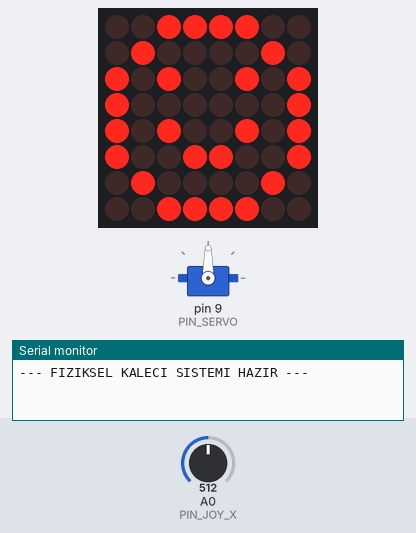
Bench run of a sketch on a simulated Arduino Uno, built with avr-gcc and run on an emulated ATmega328P. Shown: servo, 8×8 LED matrix, the last lines printed to the serial monitor. The inputs (shaded band) are chosen by the test bench; at power-on: A0 (PIN_JOY_X) = 512.

Above: at 1.2 s.
1.3 s: A0 (PIN_JOY_X) set to 677
At 2.5 s:
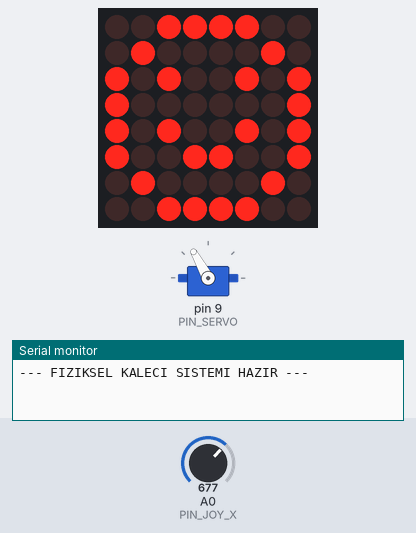
2.8 s: A0 (PIN_JOY_X) set to 706
At 3.2 s:
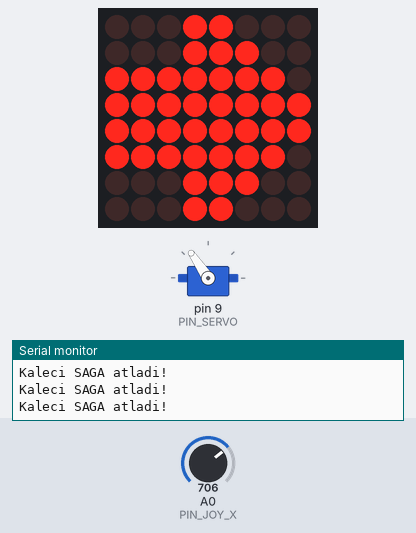
4.3 s: A0 (PIN_JOY_X) set to 306
At 5.5 s:
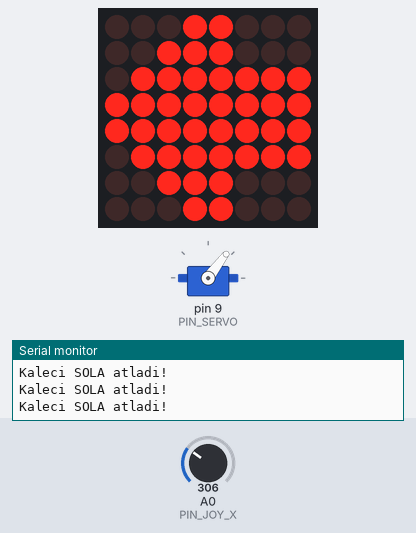
5.8 s: A0 (PIN_JOY_X) set to 122
At 7.0 s:
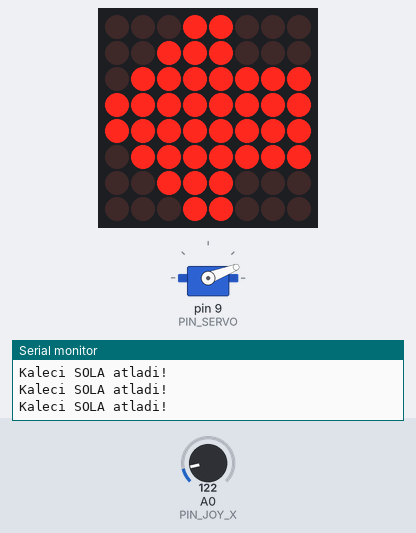
7.3 s: A0 (PIN_JOY_X) set to 329
At 7.7 s:
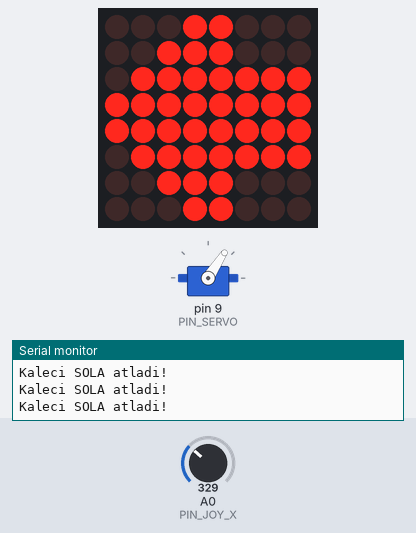
10.3 s: A0 (PIN_JOY_X) set to 358
At 11.4 s:
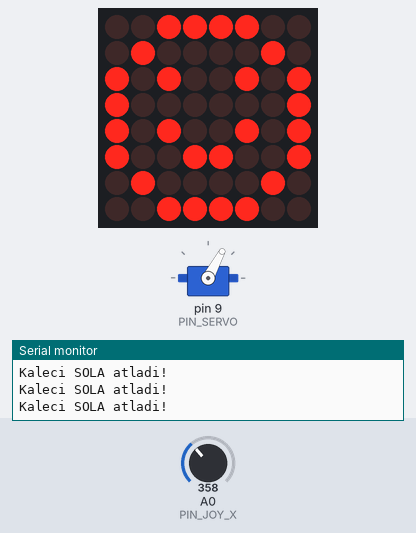
Timing chart, 0 to 12.8 s (numbered marks = the images above; inputs shaded):
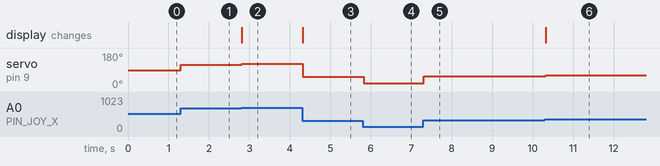

Measured:
- the behaviour switches between 687 and 688 on A0 (PIN_JOY_X) (found by bisection; images 1 and 2)
- the behaviour switches between 340 and 341 on A0 (PIN_JOY_X) (found by bisection; images 5 and 6)
- after the input at 1.3 s, servo on pin 9 (PIN_SERVO): 90° → 119° at once
- after the input at 2.8 s, servo on pin 9 (PIN_SERVO): 119° → 124° at once; the display: changes at once (image 2)
- after the input at 4.3 s, servo on pin 9 (PIN_SERVO): 124° → 53° at once; the display: changes at once (image 3)
- after the input at 5.8 s, servo on pin 9 (PIN_SERVO): 53° → 21° at once
- after the input at 7.3 s, servo on pin 9 (PIN_SERVO): 21° → 57° at once
- after the input at 10.3 s, servo on pin 9 (PIN_SERVO): 57° → 62° at once; the display: changes at once (image 6)

The sketch:

kaleciuygulamasi-servo-dotmatrix-joystick2.ino
```cpp
#include <Servo.h>
#include <LedControl.h>

// --- PIN TANIMLAMALARI ---
const int PIN_JOY_X = A0;  // Joystick sağ-sol
const int PIN_SERVO = 9;   // Kaleci servosu

const int PIN_DIN = 11;
const int PIN_CS  = 10;
const int PIN_CLK = 13;

// --- NESNELER ---
Servo kaleciServo;
LedControl lc = LedControl(PIN_DIN, PIN_CLK, PIN_CS, 1);

// --- EKRAN GRAFİKLERİ (Byte Dizileri) ---
// 1. Ortada Beklerken (Gülümseyen Yüz)
byte yuzOrtada[8] = {
  B00111100,
  B01000010,
  B10100101,
  B10000001,
  B10100101,
  B10011001,
  B01000010,
  B00111100
};

// 2. Sola Atlarken (Sola Ok)
byte okSol[8] = {
  B00011000,
  B00111000,
  B01111111,
  B11111111,
  B11111111,
  B01111111,
  B00111000,
  B00011000
};

// 3. Sağa Atlarken (Sağa Ok)
byte okSag[8] = {
  B00011000,
  B00011100,
  B11111110,
  B11111111,
  B11111111,
  B11111110,
  B00011100,
  B00011000
};

void setup() {
  Serial.begin(9600);

  // Servo Başlat
  kaleciServo.attach(PIN_SERVO);

  // Ekranı Başlat
  lc.shutdown(0, false);
  lc.setIntensity(0, 5); // Parlaklık (0-15)
  lc.clearDisplay(0);

  Serial.println("--- FIZIKSEL KALECI SISTEMI HAZIR ---");
}

void loop() {
  // 1. Joystick'ten X eksenini oku (0 ile 1023 arası değer verir, orta noktası ~512'dir)
  int joyDeger = analogRead(PIN_JOY_X);

  // 2. Joystick değerini Servo açısına (0-180) çevir
  // map(okunan_deger, okunan_min, okunan_max, hedef_min, hedef_max)
  int servoAci = map(joyDeger, 0, 1023, 0, 180);

  // 3. Servoyu hareket ettir
  kaleciServo.write(servoAci);

  // 4. Ekrana Servo Açısına Göre Grafik Yansıt
  // Kaleci sağa, sola veya ortada mı?
  if (servoAci < 60) {
    // Joystick bir yöne çekildi (Örn: Sola)
    sekilCiz(okSol);
    Serial.println("Kaleci SOLA atladi!");
  }
  else if (servoAci > 120) {
    // Joystick diğer yöne çekildi (Örn: Sağa)
    sekilCiz(okSag);
    Serial.println("Kaleci SAGA atladi!");
  }
  else {
    // Joystick ortada (60 ile 120 derece arası)
    sekilCiz(yuzOrtada);
  }

  delay(15); // Servonun pozisyon alması için minik bir bekleme
}

// --- EKRANA ÇİZİM YAPMA FONKSİYONU ---
void sekilCiz(byte sekil[]) {
  for(int i = 0; i < 8; i++) {
    lc.setRow(0, i, sekil[i]);
  }
}
```
